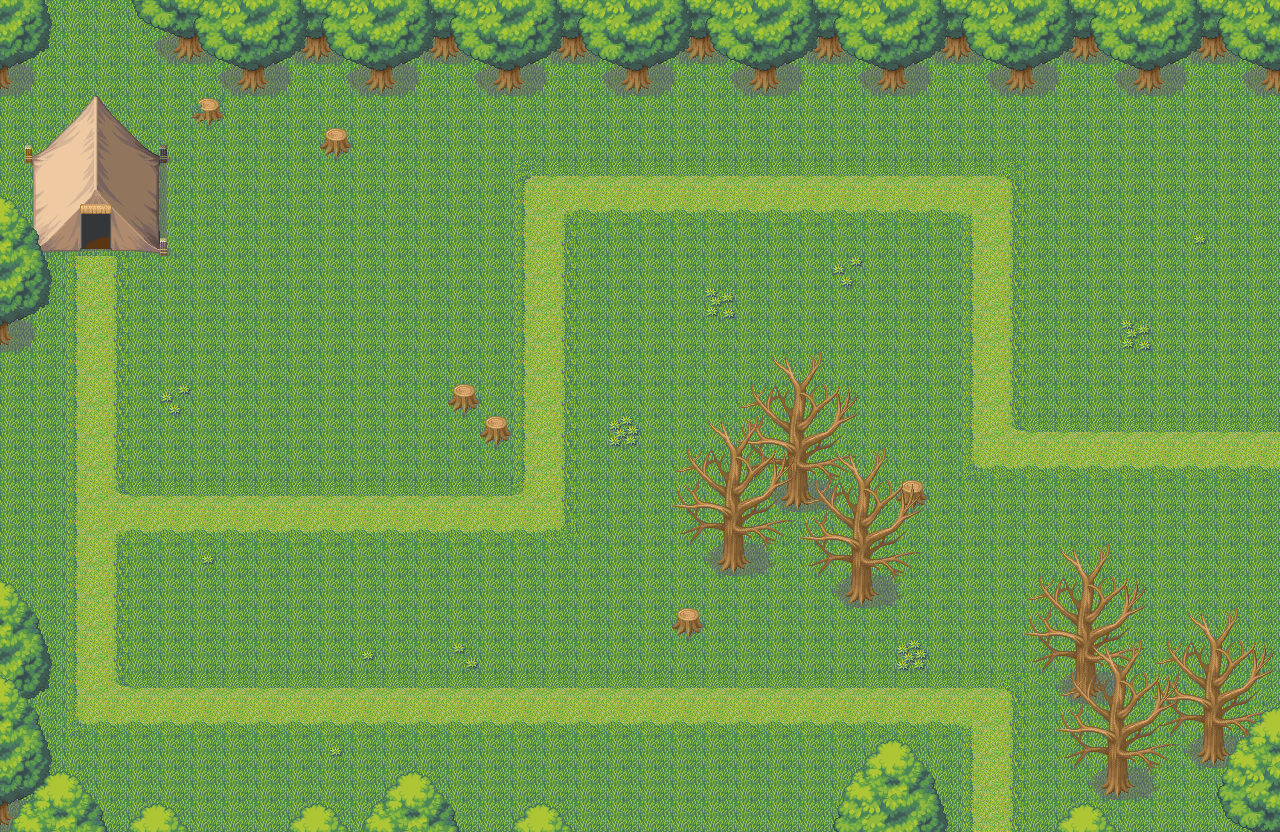

Below is a game level as drawn by its tile map, then a one-line description and the .tmx that defines it (tile-layer data replaced by summaries):
An orthogonal 40x26 tile map with 32x32 px tiles, 3 tile layers (块层 1, 块层 2, 块层 3) and 104 objects (102x Pos, Path_001, Path_002).

<map version="1.0" orientation="orthogonal" renderorder="right-down" width="40" height="26" tilewidth="32" tileheight="32" nextobjectid="163">
 <properties>
  <property name="WaveCount" type="int" value="4" />
 </properties>
 <tileset firstgid="1" name="001-Grassland01" tilewidth="32" tileheight="32" tilecount="144" columns="8">
  <image source="texture_001.png" trans="ffffff" width="256" height="576" />
 </tileset>
 <layer name="块层 1" width="40" height="26">
  <data>[1040 cells, 1040 non-empty, 2 distinct tile ids]</data>
 </layer>
 <layer name="块层 2" width="40" height="26">
  <data>[1040 cells, 391 non-empty, 79 distinct tile ids]</data>
 </layer>
 <layer name="块层 3" width="40" height="26">
  <data>[1040 cells, 229 non-empty, 40 distinct tile ids]</data>
 </layer>
 <objectgroup name="TowerPos">
  <properties>
   <property name="TowerPosHeight" type="float" value="64" />
   <property name="TowerPosWidth" type="float" value="64" />
  </properties>
  <object id="5" name="Pos" x="1152" y="544" width="64" height="64" />
  <object id="6" name="Pos" x="320" y="416" width="64" height="64" />
  <object id="7" name="Pos" x="192" y="544" width="64" height="64" />
  <object id="11" name="Pos" x="640" y="288" width="64" height="64" />
  <object id="12" name="Pos" x="1088" y="352" width="64" height="64" />
  <object id="13" name="Pos" x="1152" y="352" width="64" height="64" />
  <object id="14" name="Pos" x="384" y="416" width="64" height="64" />
  <object id="15" name="Pos" x="192" y="416" width="64" height="64" />
  <object id="16" name="Pos" x="960" y="480" width="64" height="64" />
  <object id="18" name="Pos" x="1216" y="352" width="64" height="64" />
  <object id="20" name="Pos" x="1088" y="288" width="64" height="64" />
  <object id="21" name="Pos" x="384" y="352" width="64" height="64" />
  <object id="22" name="Pos" x="1152" y="288" width="64" height="64" />
  <object id="23" name="Pos" x="1216" y="544" width="64" height="64" />
  <object id="24" name="Pos" x="128" y="736" width="64" height="64" />
  <object id="25" name="Pos" x="192" y="608" width="64" height="64" />
  <object id="26" name="Pos" x="256" y="608" width="64" height="64" />
  <object id="27" name="Pos" x="192" y="736" width="64" height="64" />
  <object id="28" name="Pos" x="576" y="736" width="64" height="64" />
  <object id="29" name="Pos" x="512" y="736" width="64" height="64" />
  <object id="30" name="Pos" x="960" y="544" width="64" height="64" />
  <object id="32" name="Pos" x="704" y="288" width="64" height="64" />
  <object id="37" name="Pos" x="512" y="544" width="64" height="64" />
  <object id="38" name="Pos" x="576" y="544" width="64" height="64" />
  <object id="41" name="Pos" x="640" y="352" width="64" height="64" />
  <object id="42" name="Pos" x="576" y="352" width="64" height="64" />
  <object id="43" name="Pos" x="320" y="608" width="64" height="64" />
  <object id="45" name="Pos" x="256" y="736" width="64" height="64" />
  <object id="46" name="Pos" x="256" y="544" width="64" height="64" />
  <object id="47" name="Pos" x="320" y="544" width="64" height="64" />
  <object id="48" name="Pos" x="640" y="736" width="64" height="64" />
  <object id="49" name="Pos" x="384" y="544" width="64" height="64" />
  <object id="50" name="Pos" x="704" y="736" width="64" height="64" />
  <object id="51" name="Pos" x="384" y="608" width="64" height="64" />
  <object id="52" name="Pos" x="768" y="288" width="64" height="64" />
  <object id="54" name="Pos" x="128" y="416" width="64" height="64" />
  <object id="57" name="Pos" x="128" y="352" width="64" height="64" />
  <object id="58" name="Pos" x="1216" y="480" width="64" height="64" />
  <object id="61" name="Pos" x="576" y="608" width="64" height="64" />
  <object id="62" name="Pos" x="256" y="288" width="64" height="64" />
  <object id="63" name="Pos" x="384" y="288" width="64" height="64" />
  <object id="64" name="Pos" x="128" y="288" width="64" height="64" />
  <object id="65" name="Pos" x="704" y="224" width="64" height="64" />
  <object id="67" name="Pos" x="1024" y="352" width="64" height="64" />
  <object id="68" name="Pos" x="640" y="224" width="64" height="64" />
  <object id="69" name="Pos" x="576" y="224" width="64" height="64" />
  <object id="70" name="Pos" x="192" y="288" width="64" height="64" />
  <object id="71" name="Pos" x="448" y="288" width="64" height="64" />
  <object id="73" name="Pos" x="320" y="288" width="64" height="64" />
  <object id="74" name="Pos" x="192" y="352" width="64" height="64" />
  <object id="78" name="Pos" x="576" y="288" width="64" height="64" />
  </objectgroup>
 <objectgroup name="Path">
  <!-- 2 objects omitted --></objectgroup>
 <objectgroup name="Wave001" visible="0">
  <properties>
   <property name="m001" value="1 0 1.0" />
   <property name="m002" value="1 0 1.0" />
   <property name="m003" value="1 0 1.0" />
   <property name="m004" value="1 0 1.0" />
   <property name="m005" value="1 0 1.0" />
   <property name="m006" value="1 0 1.0" />
   <property name="m007" value="1 0 1.0" />
   <property name="m008" value="1 0 1.0" />
   <property name="m009" value="1 0 1.0" />
   <property name="m010" value="1 0 1.0" />
   <property name="momsterCount" type="int" value="10" />
   <property name="waveTime" type="float" value="30" />
  </properties>
 </objectgroup>
 <objectgroup name="Wave002" visible="0">
  <properties>
   <property name="m001" value="1 0 1.0" />
   <property name="m002" value="1 0 1.0" />
   <property name="m003" value="1 0 1.0" />
   <property name="m004" value="1 0 1.0" />
   <property name="m005" value="1 0 1.0" />
   <property name="m006" value="1 0 1.0" />
   <property name="m007" value="1 0 1.0" />
   <property name="m008" value="1 0 1.0" />
   <property name="m009" value="1 0 1.0" />
   <property name="m010" value="1 0 1.0" />
   <property name="momsterCount" type="int" value="10" />
   <property name="waveTime" type="int" value="30" />
  </properties>
 </objectgroup>
 <objectgroup name="Wave003" visible="0">
  <properties>
   <property name="m001" value="1 0 0.75" />
   <property name="m002" value="1 0 0.75" />
   <property name="m003" value="1 0 0.75" />
   <property name="m004" value="1 0 0.75" />
   <property name="m005" value="1 0 0.75" />
   <property name="m006" value="1 0 0.75" />
   <property name="m007" value="1 0 0.75" />
   <property name="m008" value="1 0 0.75" />
   <property name="m009" value="1 0 0.75" />
   <property name="m010" value="1 0 0.75" />
   <property name="m011" value="1 0 0.75" />
   <property name="m012" value="1 0 0.75" />
   <property name="m013" value="1 0 0.75" />
   <property name="m014" value="1 0 0.75" />
   <property name="m015" value="1 0 0.75" />
   <property name="momsterCount" type="int" value="15" />
   <property name="waveTime" type="int" value="45" />
  </properties>
 </objectgroup>
 <objectgroup name="Wave004" visible="0">
  <properties>
   <property name="m001" value="1 0 0.75" />
   <property name="m002" value="1 0 0.75" />
   <property name="m003" value="1 0 0.75" />
   <property name="m004" value="1 0 0.75" />
   <property name="m005" value="1 0 0.75" />
   <property name="m006" value="1 0 0.75" />
   <property name="m007" value="1 0 0.75" />
   <property name="m008" value="1 0 0.75" />
   <property name="m009" value="1 0 0.75" />
   <property name="m010" value="1 0 0.75" />
   <property name="m011" value="1 0 0.75" />
   <property name="m012" value="1 0 0.75" />
   <property name="m013" value="1 0 0.75" />
   <property name="m014" value="1 0 0.75" />
   <property name="m015" value="1 0 0.75" />
   <property name="momsterCount" type="int" value="15" />
   <property name="waveTime" type="int" value="45" />
  </properties>
 </objectgroup>
</map>
<!-- 53 of 104 objects omitted -->
